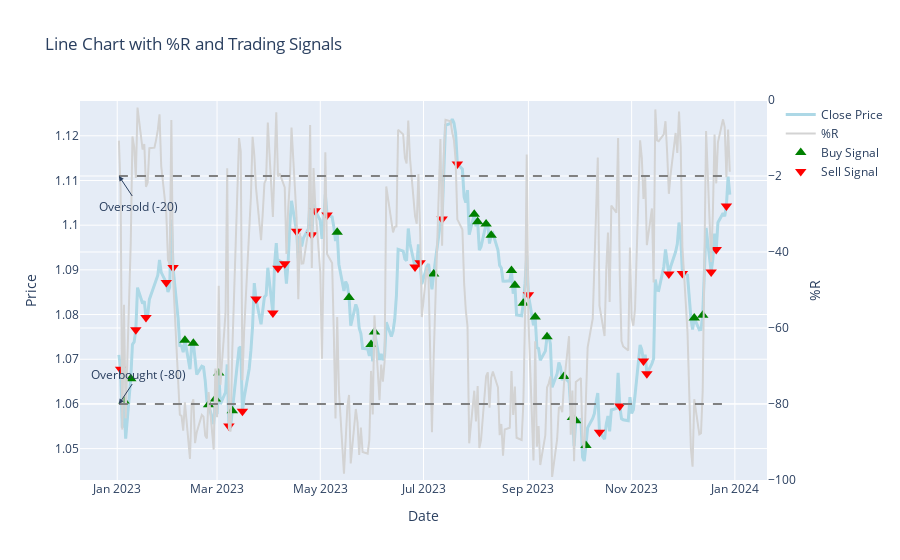

This figure's notebook cell:
### Code cell
fig = go.Figure()

# Cena zamknięcia
fig.add_trace(go.Scatter(x=df_month['Date'], y=df_month['Close'], mode='lines', name='Close Price', line=dict(color='lightblue', width=3)))

# %R
fig.add_trace(go.Scatter(x=df_month['Date'], y=df_month['%R'], mode='lines', name='%R', yaxis='y2', line=dict(color='lightgray', width=2)))

# Linie poziome dla poziomów wykupienia i wyprzedania
fig.add_shape(type='line', x0=df_month['Date'].iloc[0], y0=-20, x1=df_month['Date'].iloc[-1], y1=-20,
              line=dict(color='grey', dash='dash'), yref='y2')
fig.add_annotation(
    x=df_month['Date'].iloc[0],
    y=-20,
    xref="x",
    yref="y2",
    text="Oversold (-20)",
    showarrow=True,
    arrowhead=2,
    ax=20,
    ay=30
)

fig.add_shape(type='line', x0=df_month['Date'].iloc[0], y0=-80, x1=df_month['Date'].iloc[-1], y1=-80,
              line=dict(color='grey', dash='dash'), yref='y2')
fig.add_annotation(
    x=df_month['Date'].iloc[0],
    y=-80,
    xref="x",
    yref="y2",
    text="Overbought (-80)",
    showarrow=True,
    arrowhead=2,
    ax=20,
    ay=-30
)

# Sygnały kupna i sprzedaży
buy_signals = df_month[(df_month['%R'].shift(1) < -80) & (df_month['%R'] > -80)]
sell_signals = df_month[(df_month['%R'].shift(1) > -20) & (df_month['%R'] < -20)]

fig.add_trace(go.Scatter(x=buy_signals['Date'], y=buy_signals['Close'], mode='markers', name='Buy Signal',
                         marker=dict(symbol='triangle-up', color='green', size=10)))
fig.add_trace(go.Scatter(x=sell_signals['Date'], y=sell_signals['Close'], mode='markers', name='Sell Signal',
                         marker=dict(symbol='triangle-down', color='red', size=10)))

# Dodanie drugiej osi Y
fig.update_layout(
    title='Line Chart with %R and Trading Signals',
    xaxis_rangeslider_visible=False,
    xaxis_title='Date',
    yaxis=dict(
        title='Price',
        side='left'
    ),
    yaxis2=dict(
        title='%R',
        overlaying='y',
        side='right',
        range=[-100, 0]
    ),
    showlegend=True
)

fig.show()

### Figure 1 — Plotly figure (JSON) as saved in the notebook; plotly's stock layout.template omitted (floating-point values rounded to 4 significant figures; data arrays with more than 128 entries replaced by an {"elided": "..."} marker saying what was removed)
{"data": [{"line": {"color": "lightblue", "width": 3}, "mode": "lines", "name": "Close Price", "type": "scatter", "x": {"elided": "260 str values"}, "y": {"elided": "260 float values"}}, {"line": {"color": "lightgray", "width": 2}, "mode": "lines", "name": "%R", "type": "scatter", "x": {"elided": "260 str values"}, "y": {"elided": "260 float values"}, "yaxis": "y2"}, {"marker": {"color": "green", "size": 10, "symbol": "triangle-up"}, "mode": "markers", "name": "Buy Signal", "type": "scatter", "x": ["2023-01-05", "2023-01-09", "2023-02-10", "2023-02-15", "2023-02-24", "2023-02-28", "2023-03-02", "2023-03-10", "2023-05-11", "2023-05-18", "2023-05-31", "2023-06-02", "2023-07-07", "2023-07-31", "2023-08-02", "2023-08-07", "2023-08-10", "2023-08-22", "2023-08-24", "2023-08-29", "2023-09-05", "2023-09-12", "2023-09-22", "2023-09-27", "2023-09-29", "2023-10-05", "2023-12-08", "2023-12-13"], "y": [1.061, 1.066, 1.074, 1.074, 1.06, 1.061, 1.067, 1.058, 1.098, 1.084, 1.073, 1.076, 1.089, 1.102, 1.101, 1.1, 1.098, 1.09, 1.087, 1.083, 1.079, 1.075, 1.066, 1.057, 1.056, 1.051, 1.079, 1.08]}, {"marker": {"color": "red", "size": 10, "symbol": "triangle-down"}, "mode": "markers", "name": "Sell Signal", "type": "scatter", "x": ["2023-01-03", "2023-01-12", "2023-01-18", "2023-01-30", "2023-02-03", "2023-03-08", "2023-03-16", "2023-03-24", "2023-04-03", "2023-04-06", "2023-04-10", "2023-04-17", "2023-04-26", "2023-04-28", "2023-05-05", "2023-06-26", "2023-06-29", "2023-07-12", "2023-07-21", "2023-09-01", "2023-10-13", "2023-10-25", "2023-11-08", "2023-11-10", "2023-11-23", "2023-12-01", "2023-12-18", "2023-12-21", "2023-12-27"], "y": [1.068, 1.077, 1.079, 1.087, 1.091, 1.055, 1.058, 1.084, 1.08, 1.09, 1.091, 1.099, 1.098, 1.103, 1.102, 1.091, 1.092, 1.101, 1.114, 1.084, 1.054, 1.06, 1.07, 1.067, 1.089, 1.089, 1.09, 1.095, 1.104]}], "layout": {"annotations": [{"arrowhead": 2, "ax": 20, "ay": 30, "showarrow": true, "text": "Oversold (-20)", "x": "2023-01-02", "xref": "x", "y": -20, "yref": "y2"}, {"arrowhead": 2, "ax": 20, "ay": -30, "showarrow": true, "text": "Overbought (-80)", "x": "2023-01-02", "xref": "x", "y": -80, "yref": "y2"}], "shapes": [{"line": {"color": "grey", "dash": "dash"}, "type": "line", "x0": "2023-01-02", "x1": "2023-12-29", "y0": -20, "y1": -20, "yref": "y2"}, {"line": {"color": "grey", "dash": "dash"}, "type": "line", "x0": "2023-01-02", "x1": "2023-12-29", "y0": -80, "y1": -80, "yref": "y2"}], "showlegend": true, "title": {"text": "Line Chart with %R and Trading Signals"}, "xaxis": {"rangeslider": {"visible": false}, "title": {"text": "Date"}}, "yaxis": {"side": "left", "title": {"text": "Price"}}, "yaxis2": {"overlaying": "y", "range": [-100, 0], "side": "right", "title": {"text": "%R"}}}}
